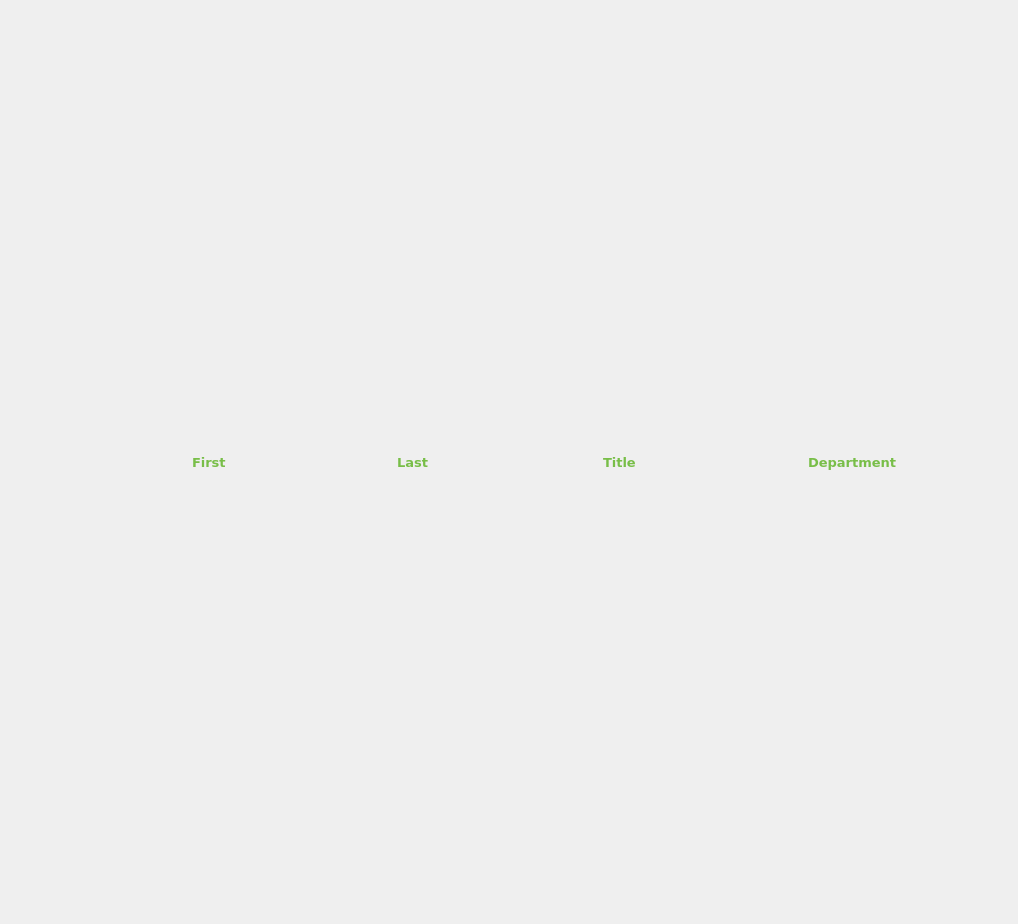
          <widget class="QWidget" name="searchScrollArea">
           <property name="geometry">
            <rect>
             <x>0</x>
             <y>0</y>
             <width>1018</width>
             <height>924</height>
            </rect>
           </property>
           <layout class="QGridLayout" name="gridLayout_7">
            <item row="0" column="0">
             <widget class="QLabel" name="emptyHeader_label">
              <property name="minimumSize">
               <size>
                <width>175</width>
                <height>32</height>
               </size>
              </property>
              <property name="maximumSize">
               <size>
                <width>175</width>
                <height>32</height>
               </size>
              </property>
              <property name="styleSheet">
               <string notr="true"/>
              </property>
              <property name="text">
               <string/>
              </property>
             </widget>
            </item>
            <item row="0" column="1">
             <widget class="QLabel" name="firstNameHeader_label">
              <property name="minimumSize">
               <size>
                <width>100</width>
                <height>32</height>
               </size>
              </property>
              <property name="maximumSize">
               <size>
                <width>250</width>
                <height>32</height>
               </size>
              </property>
              <property name="font">
               <font>
                <family>Verdana</family>
                <pointsize>10</pointsize>
                <weight>75</weight>
                <bold>true</bold>
               </font>
              </property>
              <property name="styleSheet">
               <string notr="true">color: rgb(120, 190, 72);</string>
              </property>
              <property name="text">
               <string>First</string>
              </property>
             </widget>
            </item>
            <item row="0" column="2">
             <widget class="QLabel" name="lastNameHeader_label">
              <property name="minimumSize">
               <size>
                <width>100</width>
                <height>32</height>
               </size>
              </property>
              <property name="maximumSize">
               <size>
                <width>250</width>
                <height>32</height>
               </size>
              </property>
              <property name="font">
               <font>
                <family>Verdana</family>
                <pointsize>10</pointsize>
                <weight>75</weight>
                <bold>true</bold>
               </font>
              </property>
              <property name="styleSheet">
               <string notr="true">color: rgb(120, 190, 72);</string>
              </property>
              <property name="text">
               <string>Last</string>
              </property>
             </widget>
            </item>
            <item row="0" column="3">
             <widget class="QLabel" name="titleHeader_label">
              <property name="minimumSize">
               <size>
                <width>100</width>
                <height>32</height>
               </size>
              </property>
              <property name="maximumSize">
               <size>
                <width>250</width>
                <height>32</height>
               </size>
              </property>
              <property name="font">
               <font>
                <family>Verdana</family>
                <pointsize>10</pointsize>
                <weight>75</weight>
                <bold>true</bold>
               </font>
              </property>
              <property name="styleSheet">
               <string notr="true">color: rgb(120, 190, 72);</string>
              </property>
              <property name="text">
               <string>Title</string>
              </property>
             </widget>
            </item>
            <item row="0" column="4">
             <widget class="QLabel" name="departmentHeader_label">
              <property name="minimumSize">
               <size>
                <width>100</width>
                <height>32</height>
               </size>
              </property>
              <property name="maximumSize">
               <size>
                <width>250</width>
                <height>32</height>
               </size>
              </property>
              <property name="font">
               <font>
                <family>Verdana</family>
                <pointsize>10</pointsize>
                <weight>75</weight>
                <bold>true</bold>
               </font>
              </property>
              <property name="styleSheet">
               <string notr="true">color: rgb(120, 190, 72);</string>
              </property>
              <property name="text">
               <string>Department</string>
              </property>
             </widget>
            </item>
           </layout>
          </widget>
